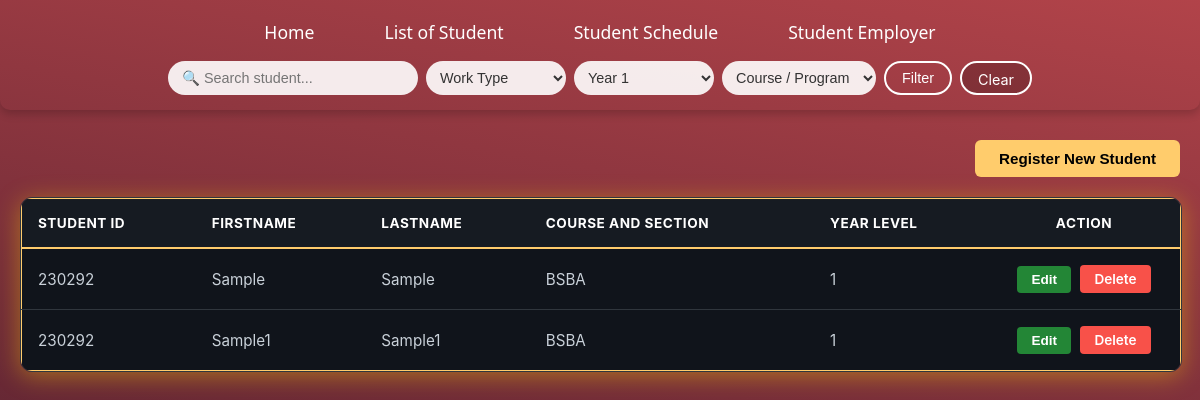
The app's page /student-table.php?filter_year=1 with its own data.
### tables this page shows
CREATE TABLE `student_registration` (
  `id` int(11) NOT NULL,
  `student_id` int(11) NOT NULL,
  `fname` varchar(125) NOT NULL,
  `lname` varchar(125) NOT NULL,
  `course_section` varchar(125) NOT NULL,
  `year_level` int(11) NOT NULL
);

### student-table.php (the view, shortened to what this page needs)
<?php
require 'connect.php';
$filter_year = isset($_GET['filter_year']) ? $cn->real_escape_string($_GET['filter_year']) : '';
$where = [];
if($filter_year != '') $where[] = "sr.year_level = '$filter_year'";
$sql2 = "SELECT DISTINCT sr.* FROM student_registration sr LEFT JOIN schedule sc ON sr.student_id = sc.student_id";
if(count($where) > 0) $sql2 .= " WHERE " . implode(" AND ", $where);
?>
<!DOCTYPE html>
<html lang="en">
<head>
</head>
<body>
<?php include 'header.php'; ?>
<div class="container-box">
    <div class="action-bar">
        <button id="open_modal">Register New Student</button>
    </div>
    <div class="table-responsive">
        <table>
            <thead>
                <tr>
                    <th>Student ID</th>
                    <th>Firstname</th>
                    <th>Lastname</th>
                    <th>Course and Section</th>
                    <th>Year Level</th>
                    <th style="text-align: center; width: 160px;">Action</th>
                </tr>
            </thead>
            <tbody>
                <?php
                $rs2 = $cn->query($sql2);
                if(!$rs2 || $rs2->num_rows == 0){
                    echo "<tr><td colspan='6' class='no-results'>😔 Walang nahanap na student.</td></tr>";
                } else {
                    while($row = $rs2->fetch_array()){ ?>
                    <tr>
                        <td><?= htmlspecialchars($row['student_id']) ?></td>
                        <td><?= htmlspecialchars($row['fname']) ?></td>
                        <td><?= htmlspecialchars($row['lname']) ?></td>
                        <td><?= htmlspecialchars($row['course_section']) ?></td>
                        <td><?= htmlspecialchars($row['year_level']) ?></td>
                        <td style="text-align: center;">
                            <button class="btn-edit-trigger"
                                    data-id="<?= $row['id'] ?>"
                                    data-sid="<?= htmlspecialchars($row['student_id']) ?>"
                                    data-fname="<?= htmlspecialchars($row['fname']) ?>"
                                    data-lname="<?= htmlspecialchars($row['lname']) ?>"
                                    data-csection="<?= htmlspecialchars($row['course_section']) ?>"
                                    data-ylevel="<?= htmlspecialchars($row['year_level']) ?>">
                                Edit
                            </button>
                            <a onclick="return confirm('Are you sure?')" href="delete.php?id=<?= $row['id'] ?>" id="delete">Delete</a>
                        </td>
                    </tr>
                    <?php }
                } ?>
            </tbody>
        </table>
    </div>
</div>
</body>
</html>

### student-table.php (style rules this page uses)
:root { --bg: #0d1117; --surface: #161b22; --border: #30363d; --text: #c9d1d9; --text-muted: #8b949e; --accent: #0091ff; --accent-hover: #1f6feb; --danger: #f85149; --danger-hover: #da3633; --success: #238636; --success-hover: #2ea043; --radius: 12px; }
body { margin: 0; padding: 0; min-height: 100vh; color: var(--text); font-family: -apple-system, BlinkMacSystemFont, "Segoe UI", Roboto, sans-serif; -webkit-font-smoothing: antialiased; background-image: linear-gradient(10deg, #06090f, #08061a, #ff5f5f); background-size: 400% 400%; animation: movingGradient 15s ease infinite; background-attachment: fixed; }
.container-box { max-width: 1200px; margin: 30px auto; padding: 0 20px; }
.action-bar { display: flex; justify-content: flex-end; margin-bottom: 20px; }
#open_modal { background-color: #ffcc6c; color: black; border: none; padding: 10px 24px; border-radius: 6px; font-size: 0.95em; font-weight: bold; cursor: pointer; transition: background 0.2s; }
.table-responsive { width: 100%; overflow-x: auto; border-radius: var(--radius); border: 1px solid var(--border); box-shadow: 0 4px 25px rgba(255, 209, 3, 0.4); }
table { border-collapse: collapse; width: 100%; text-align: left; border: 1px solid #ffcc6c; }
th { background-color: var(--surface); border-bottom: 2px solid #ffcc6c; padding: 16px; color: white; font-size: 0.85rem; text-transform: uppercase; letter-spacing: 0.5px; }
td { border-bottom: 1px solid var(--border); padding: 16px; color: var(--text); background-color: #10141b; font-size: 0.95rem; }
tr:last-child td { border-bottom: none; }
.btn-edit-trigger { background-color: var(--success); color: white; padding: 6px 14px; border-radius: 4px; text-decoration: none; margin-right: 5px; font-size: 0.85rem; font-weight: 600; display: inline-block; border: none; cursor: pointer; }
#delete { background-color: var(--danger); color: white; padding: 6px 14px; border-radius: 4px; text-decoration: none; font-size: 0.85rem; font-weight: 600; display: inline-block; }

### header.php (style rules this page uses)
body { margin: 0; padding: 0; background-color: #161620; }

### records on screen
student_registration: student "230292", fname "Sample", lname "Sample", course_section "BSBA", year_level "1"
student_registration: student "230292", fname "Sample1", lname "Sample1", course_section "BSBA", year_level "1"
